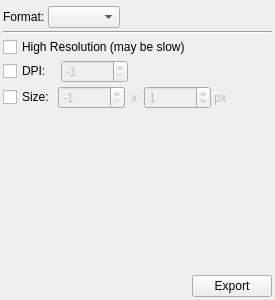
<ui version="4.0" >
 <class>ExportTab</class>
 <widget class="QWidget" name="ExportTab" >
  <property name="geometry" >
   <rect>
    <x>0</x>
    <y>0</y>
    <width>275</width>
    <height>300</height>
   </rect>
  </property>
  <property name="maximumSize" >
   <size>
    <width>275</width>
    <height>16777215</height>
   </size>
  </property>
  <property name="windowTitle" >
   <string>PlotMS Export Tab</string>
  </property>
  <layout class="QVBoxLayout" >
   <property name="spacing" >
    <number>3</number>
   </property>
   <property name="leftMargin" >
    <number>3</number>
   </property>
   <property name="topMargin" >
    <number>3</number>
   </property>
   <property name="rightMargin" >
    <number>3</number>
   </property>
   <property name="bottomMargin" >
    <number>3</number>
   </property>
   <item>
    <widget class="QFrame" name="fileFrame" >
     <property name="frameShape" >
      <enum>QFrame::NoFrame</enum>
     </property>
     <property name="frameShadow" >
      <enum>QFrame::Raised</enum>
     </property>
    </widget>
   </item>
   <item>
    <layout class="QHBoxLayout" >
     <property name="spacing" >
      <number>3</number>
     </property>
     <item>
      <widget class="QLabel" name="formatLabel" >
       <property name="text" >
        <string>Format:</string>
       </property>
      </widget>
     </item>
     <item>
      <widget class="QComboBox" name="format" >
       <property name="sizePolicy" >
        <sizepolicy vsizetype="Fixed" hsizetype="MinimumExpanding" >
         <horstretch>0</horstretch>
         <verstretch>0</verstretch>
        </sizepolicy>
       </property>
      </widget>
     </item>
     <item>
      <spacer>
       <property name="orientation" >
        <enum>Qt::Horizontal</enum>
       </property>
       <property name="sizeHint" >
        <size>
         <width>211</width>
         <height>20</height>
        </size>
       </property>
      </spacer>
     </item>
    </layout>
   </item>
   <item>
    <widget class="Line" name="line" >
     <property name="orientation" >
      <enum>Qt::Horizontal</enum>
     </property>
    </widget>
   </item>
   <item>
    <widget class="QCheckBox" name="highRes" >
     <property name="text" >
      <string>High Resolution (may be slow)</string>
     </property>
    </widget>
   </item>
   <item>
    <widget class="QFrame" name="dpiFrame" >
     <property name="frameShape" >
      <enum>QFrame::NoFrame</enum>
     </property>
     <property name="frameShadow" >
      <enum>QFrame::Raised</enum>
     </property>
     <layout class="QHBoxLayout" >
      <property name="spacing" >
       <number>3</number>
      </property>
      <property name="leftMargin" >
       <number>0</number>
      </property>
      <property name="topMargin" >
       <number>0</number>
      </property>
      <property name="rightMargin" >
       <number>0</number>
      </property>
      <property name="bottomMargin" >
       <number>0</number>
      </property>
      <item>
       <widget class="QCheckBox" name="dpi" >
        <property name="text" >
         <string>DPI:  </string>
        </property>
       </widget>
      </item>
      <item>
       <widget class="QSpinBox" name="dpiSpinner" >
        <property name="enabled" >
         <bool>false</bool>
        </property>
        <property name="minimum" >
         <number>-1</number>
        </property>
        <property name="maximum" >
         <number>999999</number>
        </property>
        <property name="value" >
         <number>-1</number>
        </property>
       </widget>
      </item>
      <item>
       <spacer>
        <property name="orientation" >
         <enum>Qt::Horizontal</enum>
        </property>
        <property name="sizeHint" >
         <size>
          <width>40</width>
          <height>20</height>
         </size>
        </property>
       </spacer>
      </item>
     </layout>
    </widget>
   </item>
   <item>
    <widget class="QFrame" name="sizeFrame" >
     <property name="frameShape" >
      <enum>QFrame::NoFrame</enum>
     </property>
     <property name="frameShadow" >
      <enum>QFrame::Raised</enum>
     </property>
     <layout class="QHBoxLayout" >
      <property name="spacing" >
       <number>3</number>
      </property>
      <property name="leftMargin" >
       <number>0</number>
      </property>
      <property name="topMargin" >
       <number>0</number>
      </property>
      <property name="rightMargin" >
       <number>0</number>
      </property>
      <property name="bottomMargin" >
       <number>0</number>
      </property>
      <item>
       <widget class="QCheckBox" name="size" >
        <property name="text" >
         <string>Size:</string>
        </property>
       </widget>
      </item>
      <item>
       <widget class="QSpinBox" name="sizeSpinner1" >
        <property name="enabled" >
         <bool>false</bool>
        </property>
        <property name="minimum" >
         <number>-1</number>
        </property>
        <property name="maximum" >
         <number>999999</number>
        </property>
        <property name="value" >
         <number>-1</number>
        </property>
       </widget>
      </item>
      <item>
       <widget class="QLabel" name="sizeLabel1" >
        <property name="enabled" >
         <bool>false</bool>
        </property>
        <property name="text" >
         <string> x </string>
        </property>
       </widget>
      </item>
      <item>
       <widget class="QSpinBox" name="sizeSpinner2" >
        <property name="enabled" >
         <bool>false</bool>
        </property>
        <property name="minimum" >
         <number>-1</number>
        </property>
        <property name="maximum" >
         <number>999999</number>
        </property>
        <property name="value" >
         <number>1</number>
        </property>
       </widget>
      </item>
      <item>
       <widget class="QLabel" name="sizeLabel2" >
        <property name="enabled" >
         <bool>false</bool>
        </property>
        <property name="text" >
         <string>px</string>
        </property>
       </widget>
      </item>
      <item>
       <spacer>
        <property name="orientation" >
         <enum>Qt::Horizontal</enum>
        </property>
        <property name="sizeHint" >
         <size>
          <width>40</width>
          <height>20</height>
         </size>
        </property>
       </spacer>
      </item>
     </layout>
    </widget>
   </item>
   <item>
    <spacer>
     <property name="orientation" >
      <enum>Qt::Vertical</enum>
     </property>
     <property name="sizeHint" >
      <size>
       <width>20</width>
       <height>40</height>
      </size>
     </property>
    </spacer>
   </item>
   <item>
    <layout class="QHBoxLayout" >
     <property name="spacing" >
      <number>0</number>
     </property>
     <item>
      <spacer>
       <property name="orientation" >
        <enum>Qt::Horizontal</enum>
       </property>
       <property name="sizeHint" >
        <size>
         <width>40</width>
         <height>20</height>
        </size>
       </property>
      </spacer>
     </item>
     <item>
      <widget class="QPushButton" name="exportButton" >
       <property name="text" >
        <string>Export</string>
       </property>
      </widget>
     </item>
    </layout>
   </item>
  </layout>
 </widget>
 <resources/>
 <connections/>
</ui>
